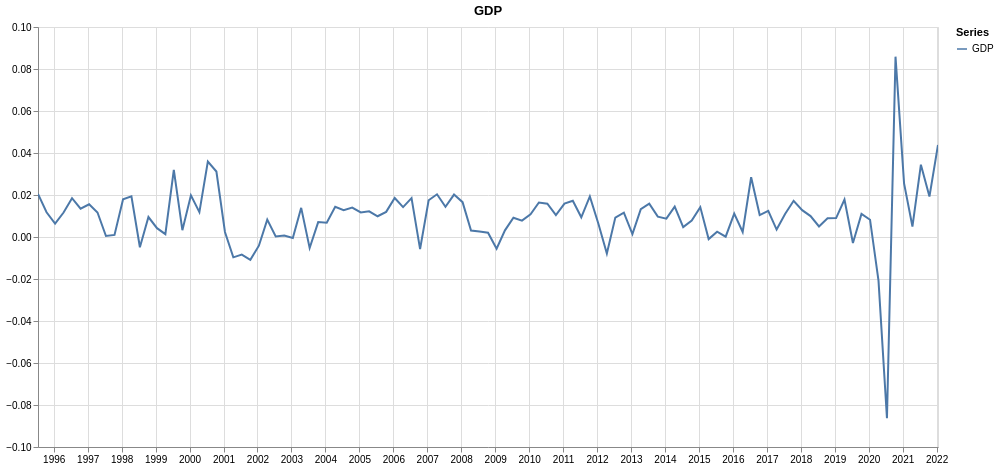

The cell this chart's notebook holds for it:
### Code cell
eda.plot_time_series_altair(gdp_series, "GDP")

### Figure 1 — Vega specification as saved in the notebook (floating-point values rounded to 4 significant figures)
{"$schema": "https://vega.github.io/schema/vega/v5.json", "data": [{"name": "param_7_store"}, {"name": "param_8_store"}, {"name": "source_0", "values": [{"Date": "1995-07-16T00:00:00.000", "Variable": "GDP", "Value": 0.0205}, {"Date": "1995-10-16T00:00:00.000", "Variable": "GDP", "Value": 0.01178}, {"Date": "1996-01-16T00:00:00.000", "Variable": "GDP", "Value": 0.006393}, {"Date": "1996-04-16T00:00:00.000", "Variable": "GDP", "Value": 0.01167}, {"Date": "1996-07-16T00:00:00.000", "Variable": "GDP", "Value": 0.01847}, {"Date": "1996-10-16T00:00:00.000", "Variable": "GDP", "Value": 0.01351}, {"Date": "1997-01-16T00:00:00.000", "Variable": "GDP", "Value": 0.01558}, {"Date": "1997-04-16T00:00:00.000", "Variable": "GDP", "Value": 0.01165}, {"Date": "1997-07-16T00:00:00.000", "Variable": "GDP", "Value": 0.0004832}, {"Date": "1997-10-16T00:00:00.000", "Variable": "GDP", "Value": 0.0009721}, {"Date": "1998-01-16T00:00:00.000", "Variable": "GDP", "Value": 0.01794}, {"Date": "1998-04-16T00:00:00.000", "Variable": "GDP", "Value": 0.01937}, {"Date": "1998-07-16T00:00:00.000", "Variable": "GDP", "Value": -0.004874}, {"Date": "1998-10-16T00:00:00.000", "Variable": "GDP", "Value": 0.0095}, {"Date": "1999-01-16T00:00:00.000", "Variable": "GDP", "Value": 0.004212}, {"Date": "1999-04-16T00:00:00.000", "Variable": "GDP", "Value": 0.001357}, {"Date": "1999-07-16T00:00:00.000", "Variable": "GDP", "Value": 0.03193}, {"Date": "1999-10-16T00:00:00.000", "Variable": "GDP", "Value": 0.003241}, {"Date": "2000-01-16T00:00:00.000", "Variable": "GDP", "Value": 0.01987}, {"Date": "2000-04-16T00:00:00.000", "Variable": "GDP", "Value": 0.01187}, {"Date": "2000-07-16T00:00:00.000", "Variable": "GDP", "Value": 0.03592}, {"Date": "2000-10-16T00:00:00.000", "Variable": "GDP", "Value": 0.03118}, {"Date": "2001-01-16T00:00:00.000", "Variable": "GDP", "Value": 0.002401}, {"Date": "2001-04-16T00:00:00.000", "Variable": "GDP", "Value": -0.009683}, {"Date": "2001-07-16T00:00:00.000", "Variable": "GDP", "Value": -0.008401}, {"Date": "2001-10-16T00:00:00.000", "Variable": "GDP", "Value": -0.01085}, {"Date": "2002-01-16T00:00:00.000", "Variable": "GDP", "Value": -0.004141}, {"Date": "2002-04-16T00:00:00.000", "Variable": "GDP", "Value": 0.008299}, {"Date": "2002-07-16T00:00:00.000", "Variable": "GDP", "Value": 0.0002781}, {"Date": "2002-10-16T00:00:00.000", "Variable": "GDP", "Value": 0.0007226}, {"Date": "2003-01-16T00:00:00.000", "Variable": "GDP", "Value": -0.0004335}, {"Date": "2003-04-16T00:00:00.000", "Variable": "GDP", "Value": 0.01388}, {"Date": "2003-07-16T00:00:00.000", "Variable": "GDP", "Value": -0.005216}, {"Date": "2003-10-16T00:00:00.000", "Variable": "GDP", "Value": 0.007089}, {"Date": "2004-01-16T00:00:00.000", "Variable": "GDP", "Value": 0.006762}, {"Date": "2004-04-16T00:00:00.000", "Variable": "GDP", "Value": 0.01436}, {"Date": "2004-07-16T00:00:00.000", "Variable": "GDP", "Value": 0.01274}, {"Date": "2004-10-16T00:00:00.000", "Variable": "GDP", "Value": 0.01404}, {"Date": "2005-01-16T00:00:00.000", "Variable": "GDP", "Value": 0.01172}, {"Date": "2005-04-16T00:00:00.000", "Variable": "GDP", "Value": 0.01221}, {"Date": "2005-07-16T00:00:00.000", "Variable": "GDP", "Value": 0.009876}, {"Date": "2005-10-16T00:00:00.000", "Variable": "GDP", "Value": 0.01197}, {"Date": "2006-01-16T00:00:00.000", "Variable": "GDP", "Value": 0.01857}, {"Date": "2006-04-16T00:00:00.000", "Variable": "GDP", "Value": 0.01423}, {"Date": "2006-07-16T00:00:00.000", "Variable": "GDP", "Value": 0.01851}, {"Date": "2006-10-16T00:00:00.000", "Variable": "GDP", "Value": -0.005734}, {"Date": "2007-01-16T00:00:00.000", "Variable": "GDP", "Value": 0.01748}, {"Date": "2007-04-16T00:00:00.000", "Variable": "GDP", "Value": 0.02034}, {"Date": "2007-07-16T00:00:00.000", "Variable": "GDP", "Value": 0.01443}, {"Date": "2007-10-16T00:00:00.000", "Variable": "GDP", "Value": 0.02021}, {"Date": "2008-01-16T00:00:00.000", "Variable": "GDP", "Value": 0.01658}, {"Date": "2008-04-16T00:00:00.000", "Variable": "GDP", "Value": 0.003105}, {"Date": "2008-07-16T00:00:00.000", "Variable": "GDP", "Value": 0.00258}, {"Date": "2008-10-16T00:00:00.000", "Variable": "GDP", "Value": 0.00205}, {"Date": "2009-01-16T00:00:00.000", "Variable": "GDP", "Value": -0.00556}, {"Date": "2009-04-16T00:00:00.000", "Variable": "GDP", "Value": 0.003176}, {"Date": "2009-07-16T00:00:00.000", "Variable": "GDP", "Value": 0.00915}, {"Date": "2009-10-16T00:00:00.000", "Variable": "GDP", "Value": 0.007816}, {"Date": "2010-01-16T00:00:00.000", "Variable": "GDP", "Value": 0.01076}, {"Date": "2010-04-16T00:00:00.000", "Variable": "GDP", "Value": 0.01641}, {"Date": "2010-07-16T00:00:00.000", "Variable": "GDP", "Value": 0.01587}, {"Date": "2010-10-16T00:00:00.000", "Variable": "GDP", "Value": 0.01043}, {"Date": "2011-01-16T00:00:00.000", "Variable": "GDP", "Value": 0.01589}, {"Date": "2011-04-16T00:00:00.000", "Variable": "GDP", "Value": 0.01729}, {"Date": "2011-07-16T00:00:00.000", "Variable": "GDP", "Value": 0.009387}, {"Date": "2011-10-16T00:00:00.000", "Variable": "GDP", "Value": 0.0193}, {"Date": "2012-01-16T00:00:00.000", "Variable": "GDP", "Value": 0.00634}, {"Date": "2012-04-16T00:00:00.000", "Variable": "GDP", "Value": -0.007882}, {"Date": "2012-07-16T00:00:00.000", "Variable": "GDP", "Value": 0.00925}, {"Date": "2012-10-16T00:00:00.000", "Variable": "GDP", "Value": 0.0116}, {"Date": "2013-01-16T00:00:00.000", "Variable": "GDP", "Value": 0.001395}, {"Date": "2013-04-16T00:00:00.000", "Variable": "GDP", "Value": 0.01326}, {"Date": "2013-07-16T00:00:00.000", "Variable": "GDP", "Value": 0.01588}, {"Date": "2013-10-16T00:00:00.000", "Variable": "GDP", "Value": 0.009704}, {"Date": "2014-01-16T00:00:00.000", "Variable": "GDP", "Value": 0.008754}, {"Date": "2014-04-16T00:00:00.000", "Variable": "GDP", "Value": 0.01448}, {"Date": "2014-07-16T00:00:00.000", "Variable": "GDP", "Value": 0.004729}, {"Date": "2014-10-16T00:00:00.000", "Variable": "GDP", "Value": 0.00781}, {"Date": "2015-01-16T00:00:00.000", "Variable": "GDP", "Value": 0.01423}, {"Date": "2015-04-16T00:00:00.000", "Variable": "GDP", "Value": -0.001}, {"Date": "2015-07-16T00:00:00.000", "Variable": "GDP", "Value": 0.002547}, {"Date": "2015-10-16T00:00:00.000", "Variable": "GDP", "Value": 0.0001392}, {"Date": "2016-01-16T00:00:00.000", "Variable": "GDP", "Value": 0.01113}, {"Date": "2016-04-16T00:00:00.000", "Variable": "GDP", "Value": 0.002401}, {"Date": "2016-07-16T00:00:00.000", "Variable": "GDP", "Value": 0.0285}, {"Date": "2016-10-16T00:00:00.000", "Variable": "GDP", "Value": 0.01046}, {"Date": "2017-01-16T00:00:00.000", "Variable": "GDP", "Value": 0.01242}, {"Date": "2017-04-16T00:00:00.000", "Variable": "GDP", "Value": 0.003538}, {"Date": "2017-07-16T00:00:00.000", "Variable": "GDP", "Value": 0.01098}, {"Date": "2017-10-16T00:00:00.000", "Variable": "GDP", "Value": 0.01725}, {"Date": "2018-01-16T00:00:00.000", "Variable": "GDP", "Value": 0.01278}, {"Date": "2018-04-16T00:00:00.000", "Variable": "GDP", "Value": 0.009972}, {"Date": "2018-07-16T00:00:00.000", "Variable": "GDP", "Value": 0.00501}, {"Date": "2018-10-16T00:00:00.000", "Variable": "GDP", "Value": 0.008942}, {"Date": "2019-01-16T00:00:00.000", "Variable": "GDP", "Value": 0.009004}, {"Date": "2019-04-16T00:00:00.000", "Variable": "GDP", "Value": 0.01787}, {"Date": "2019-07-16T00:00:00.000", "Variable": "GDP", "Value": -0.002885}, {"Date": "2019-10-16T00:00:00.000", "Variable": "GDP", "Value": 0.01102}, {"Date": "2020-01-16T00:00:00.000", "Variable": "GDP", "Value": 0.008232}, {"Date": "2020-04-16T00:00:00.000", "Variable": "GDP", "Value": -0.02081}, {"Date": "2020-07-16T00:00:00.000", "Variable": "GDP", "Value": -0.0863}, {"Date": "2020-10-16T00:00:00.000", "Variable": "GDP", "Value": 0.08587}, {"Date": "2021-01-16T00:00:00.000", "Variable": "GDP", "Value": 0.02554}, {"Date": "2021-04-16T00:00:00.000", "Variable": "GDP", "Value": 0.004977}, {"Date": "2021-07-16T00:00:00.000", "Variable": "GDP", "Value": 0.03446}, {"Date": "2021-10-16T00:00:00.000", "Variable": "GDP", "Value": 0.01926}, {"Date": "2022-01-16T00:00:00.000", "Variable": "GDP", "Value": 0.04384}], "transform": [{"type": "formula", "expr": "toDate(datum['Date'])", "as": "Date"}]}, {"name": "source_0_y_domain_Value", "values": [{"min": -0.0863, "max": 0.08587}]}, {"name": "source_0_color_domain_Variable", "values": [{"Variable": "GDP"}]}], "signals": [{"name": "unit", "value": {}, "on": [{"events": "pointermove", "update": "isTuple(group()) ? group() : unit"}]}, {"name": "param_7_Variable_legend", "value": null, "on": [{"events": [{"source": "view", "markname": "Variable_legend_symbols", "type": "click"}, {"source": "view", "markname": "Variable_legend_labels", "type": "click"}, {"source": "view", "markname": "Variable_legend_entries", "type": "click"}], "update": "isDefined(datum.value) ? datum.value : item().items[0].items[0].datum.value", "force": true}, {"events": [{"source": "view", "type": "click"}], "update": "!event.item || !datum ? null : param_7_Variable_legend", "force": true}]}, {"name": "param_7", "update": "vlSelectionResolve(\"param_7_store\", \"union\", true, true)"}, {"name": "param_8", "update": "vlSelectionResolve(\"param_8_store\", \"union\")"}, {"name": "param_7_tuple", "update": "param_7_Variable_legend !== null ? {fields: param_7_tuple_fields, values: [param_7_Variable_legend]} : null"}, {"name": "param_7_tuple_fields", "value": [{"type": "E", "field": "Variable"}]}, {"name": "param_7_toggle", "value": false, "on": [{"events": {"merge": [{"source": "view", "type": "click"}]}, "update": "true"}]}, {"name": "param_7_modify", "on": [{"events": {"signal": "param_7_tuple"}, "update": "modify(\"param_7_store\", param_7_toggle ? null : param_7_tuple, param_7_toggle ? null : true, param_7_toggle ? param_7_tuple : null)"}]}, {"name": "param_8_Date", "on": [{"events": [{"source": "view", "type": "dblclick"}], "update": "null"}, {"events": {"signal": "param_8_translate_delta"}, "update": "panLinear(param_8_translate_anchor.extent_x, -param_8_translate_delta.x / width)"}, {"events": {"signal": "param_8_zoom_delta"}, "update": "zoomLinear(domain(\"x\"), param_8_zoom_anchor.x, param_8_zoom_delta)"}]}, {"name": "param_8_Value", "on": [{"events": [{"source": "view", "type": "dblclick"}], "update": "null"}, {"events": {"signal": "param_8_translate_delta"}, "update": "panLinear(param_8_translate_anchor.extent_y, param_8_translate_delta.y / height)"}, {"events": {"signal": "param_8_zoom_delta"}, "update": "zoomLinear(domain(\"y\"), param_8_zoom_anchor.y, param_8_zoom_delta)"}]}, {"name": "param_8_tuple", "on": [{"events": [{"signal": "param_8_Date || param_8_Value"}], "update": "param_8_Date && param_8_Value ? {unit: \"\", fields: param_8_tuple_fields, values: [param_8_Date,param_8_Value]} : null"}]}, {"name": "param_8_tuple_fields", "value": [{"field": "Date", "channel": "x", "type": "R"}, {"field": "Value", "channel": "y", "type": "R"}]}, {"name": "param_8_translate_anchor", "value": {}, "on": [{"events": [{"source": "scope", "type": "pointerdown"}], "update": "{x: x(unit), y: y(unit), extent_x: domain(\"x\"), extent_y: domain(\"y\")}"}]}, {"name": "param_8_translate_delta", "value": {}, "on": [{"events": [{"source": "window", "between": [{"source": "scope", "type": "pointerdown"}, {"source": "window", "type": "pointerup"}], "consume": true, "type": "pointermove"}], "update": "{x: param_8_translate_anchor.x - x(unit), y: param_8_translate_anchor.y - y(unit)}"}]}, {"name": "param_8_zoom_anchor", "on": [{"events": [{"source": "scope", "type": "wheel", "consume": true}], "update": "{x: invert(\"x\", x(unit)), y: invert(\"y\", y(unit))}"}]}, {"name": "param_8_zoom_delta", "on": [{"events": [{"source": "scope", "type": "wheel", "consume": true}], "update": "pow(1.001, event.deltaY * pow(16, event.deltaMode))", "force": true}]}, {"name": "param_8_modify", "on": [{"events": {"signal": "param_8_tuple"}, "update": "modify(\"param_8_store\", param_8_tuple, true)"}]}], "marks": [{"type": "group", "name": "pathgroup", "from": {"facet": {"data": "source_0", "name": "faceted_path_main", "groupby": ["Variable"]}}, "encode": {"update": {"width": {"field": {"signal": null, "datum": null, "group": "width", "parent": null}}, "height": {"field": {"signal": null, "datum": null, "group": "height", "parent": null}}}}, "marks": [{"type": "line", "name": "marks", "from": {"data": "faceted_path_main"}, "sort": {"field": "x"}, "encode": {"update": {"opacity": [{"value": 1, "test": "!length(data(\"param_7_store\")) || vlSelectionTest(\"param_7_store\", datum)"}, {"value": 0.12}], "tooltip": {"signal": "{\"Date\": timeFormat(datum[\"Date\"], '%b %d, %Y'), \"Variable\": isValid(datum[\"Variable\"]) ? datum[\"Variable\"] : \"\"+datum[\"Variable\"], \"Value\": format(datum[\"Value\"], \"\")}"}, "stroke": {"field": "Variable", "scale": "color"}, "x": {"field": "Date", "scale": "x"}, "y": {"field": "Value", "scale": "y"}, "defined": {"signal": "isValid(datum[\"Date\"]) && isFinite(+datum[\"Date\"]) && isValid(datum[\"Value\"]) && isFinite(+datum[\"Value\"])"}}}, "style": ["line"], "clip": true, "interactive": true}]}], "scales": [{"name": "x", "type": "time", "domain": {"data": "source_0", "field": "Date"}, "range": [0, {"signal": "width"}], "domainRaw": {"signal": "param_8[\"Date\"]"}}, {"name": "y", "type": "linear", "domain": [{"signal": "(data(\"source_0_y_domain_Value\")[0] || {}).min"}, {"signal": "(data(\"source_0_y_domain_Value\")[0] || {}).max"}], "range": [{"signal": "height"}, 0], "domainRaw": {"signal": "param_8[\"Value\"]"}, "nice": true, "zero": true}, {"name": "color", "type": "ordinal", "domain": {"data": "source_0_color_domain_Variable", "field": "Variable", "sort": true}, "range": "category"}], "axes": [{"scale": "x", "ticks": false, "gridScale": "y", "domain": false, "maxExtent": 0, "zindex": 0, "grid": true, "labels": false, "aria": false, "orient": "bottom", "tickCount": {"signal": "ceil(width/40)"}, "minExtent": 0}, {"scale": "y", "orient": "left", "labels": false, "gridScale": "x", "maxExtent": 0, "grid": true, "aria": false, "zindex": 0, "minExtent": 0, "ticks": false, "domain": false, "tickCount": {"signal": "ceil(height/40)"}}, {"scale": "x", "labelFlush": true, "grid": false, "orient": "bottom", "labelOverlap": true, "zindex": 0, "tickCount": {"signal": "ceil(width/40)"}}, {"scale": "y", "orient": "left", "tickCount": {"signal": "ceil(height/40)"}, "labelOverlap": true, "grid": false, "zindex": 0}], "title": {"text": "GDP", "frame": "group"}, "legends": [{"title": "Series", "stroke": "color", "symbolType": "stroke", "encode": {"labels": {"name": "Variable_legend_labels", "interactive": true, "update": {"opacity": [{"test": "(!length(data(\"param_7_store\")) || (param_7[\"Variable\"] && indexof(param_7[\"Variable\"], datum.value) >= 0))", "value": 1}, {"value": 0.35}]}}, "symbols": {"name": "Variable_legend_symbols", "interactive": true, "update": {"opacity": [{"test": "(!length(data(\"param_7_store\")) || (param_7[\"Variable\"] && indexof(param_7[\"Variable\"], datum.value) >= 0))", "value": 1}, {"value": 0.35}]}}, "entries": {"name": "Variable_legend_entries", "interactive": true, "update": {"fill": {"value": "transparent"}}}}}], "height": 420, "padding": 5, "width": 900, "style": "cell", "background": "white"}
